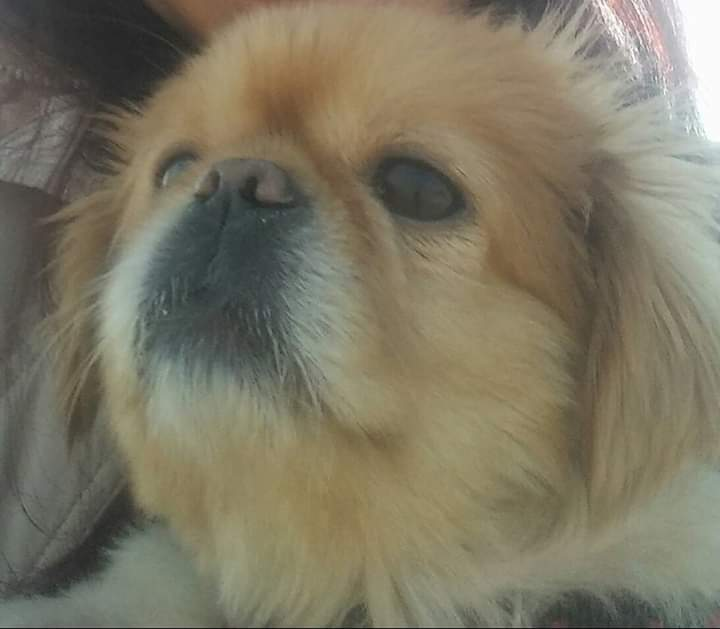
#> input picture gorevler/gorev2/ornek.jpg, 720 x 629 px, found by its file name
$ python gorev3.py
#> lines starting #> are read from the running program, lines starting #| are printed output that depends on the picture
from PIL import Image

# 1. Resmi yükle
image_path = "ornek.jpg"
image = Image.open("C:/Users/Asus/Desktop/KURSLARIM/BTK/Git_GitHub/ai_lab/gorevler/gorev2/ornek.jpg")
#> image is the input picture: PIL image 720x629 RGB; mean R, G, B 124.7, 119, 99.4

# 2. Yeniden boyutlandır (örneğin 800x600 piksel)
new_size = (800, 600)
resized_image = image.resize(new_size)
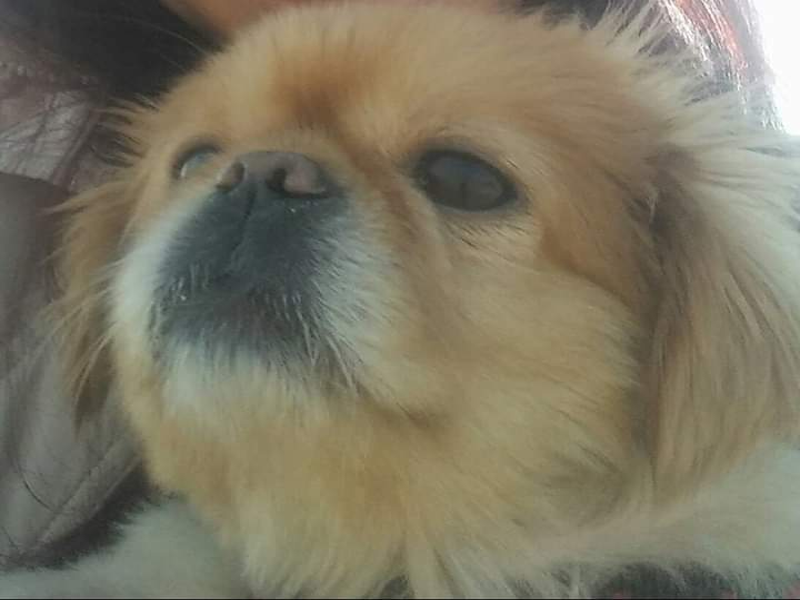
#> resized_image: PIL image 800x600 RGB; mean R, G, B 124.7, 119, 99.4

# 3. Belirli bir alanı seç (sol, üst, sağ, alt)
crop_box = (200, 150, 600, 450)  # (left, top, right, bottom)
cropped_image = resized_image.crop(crop_box)
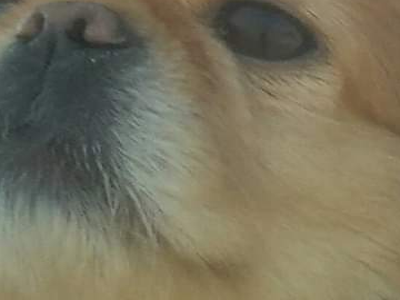
#> cropped_image: PIL image 400x300 RGB; mean R, G, B 119.4, 114.3, 92.9

# 4. Kayıt et
resized_image.save("yeniden_boyutlandirilmis.jpg")
cropped_image.save("secili_alan.jpg")
